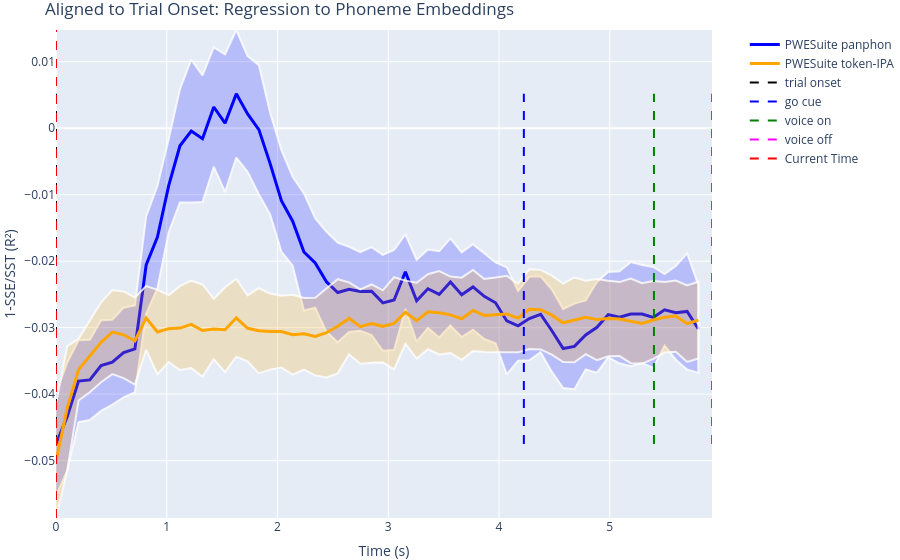

The notebook cell saved with this chart:
### Markdown cell above
## 9. Plot Regression Results (R² over Time)

### Code cell
fig, ax = plot_accuracy_plotly(
    br_panphon.all_test_score.mean(0),
    #br_token_ipa.all_test_score.mean(0),
    br_panphon.all_chance.mean(0),
    data_std=[
        br_panphon.all_test_score.std(0),
        #br_token_ipa.all_test_score.std(0), --- IGNORE ---
        br_panphon.all_chance.std(0),
    ],
    lines=[
        0 - np.nanmean(trial_onset),
        np.nanmean(green_screen_onset) - np.nanmean(trial_onset),
        np.nanmean(clean_voice_onset) - np.nanmean(trial_onset),
        np.nanmean(clean_voice_offset) - np.nanmean(trial_onset),
    ],
    line_labels=['trial onset', 'go cue', 'voice on', 'voice off'],
    data_labels=['PWESuite panphon', 'PWESuite token-IPA', 'chance'],
    back=np.nanmean(trial_onset),
    forward=clean_data_binned.shape[2] / adjusted_fs - np.nanmean(trial_onset),
    ylabel='1-SSE/SST (R²)',
    tick_interval=1,
    title='Aligned to Trial Onset: Regression to Phoneme Embeddings',
)

fig.show()
